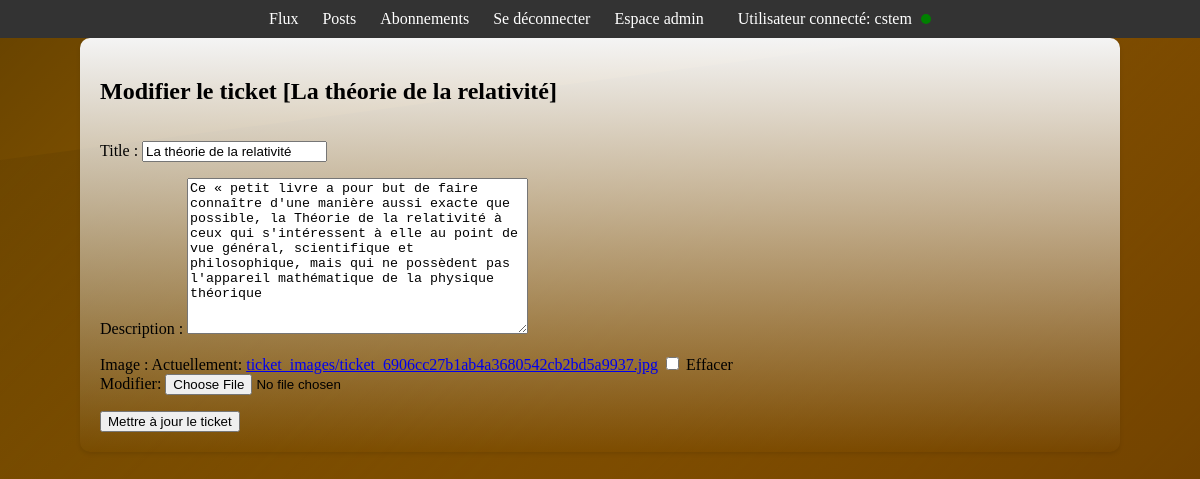
The app's page /ticket/1/update/ (signed in) with its own data.
### review/models.py (models this page shows, shortened)
class Ticket(models.Model):
    title = models.CharField(max_length=200)
    description = models.TextField()
    image = models.ImageField(upload_to='ticket_images/', blank=True, null=True)
    created_at = models.DateTimeField(auto_now_add=True)
    updated_at = models.DateTimeField(auto_now=True)
    creator = models.ForeignKey(settings.AUTH_USER_MODEL, on_delete=models.CASCADE)

### review/views.py (the view)
# urls.py: path('ticket/<int:pk>/update/', TicketUpdateView.as_view(), name='update_ticket'),
class TicketUpdateView(LoginRequiredMixin, UpdateView):
    model = Ticket
    template_name = 'review/update_ticket.html'
    form_class = TicketUpdateForm
    success_url = '/posts/'

### review/forms.py
class TicketUpdateForm(forms.ModelForm):
    class Meta:
        model = Ticket
        fields = ['title', 'description', 'image']

### review/templates/review/update_ticket.html (shortened to what this page needs)
{% extends 'skeleton.html' %}
{% block content %}
    <div class="post-block your-flux">
        <h2>Modifier le ticket [{{ ticket.title }}]</h2>
        <form method="post" enctype="multipart/form-data">
            {{ form.as_p }}
            <button type="submit">Mettre à jour le ticket</button>
        </form>
    </div>
{% endblock %}

### project/templates/skeleton.html (shortened to what this page needs)
<!DOCTYPE html>
<html>
{% load static %}
<head>
    <link rel="stylesheet" type="text/css" href="{% static 'skeleton/skeleton.css' %}">
    <link rel="stylesheet" href="https://cdnjs.cloudflare.com/ajax/libs/font-awesome/6.0.0-beta3/css/all.min.css"
 />
    <link rel="stylesheet" type="text/css" href="{% static 'flux/flux.css' %}">
    <link rel="stylesheet" type="text/css" href="{% static 'review/review.css' %}">
</head>
<body>
    <nav>
        <ul>
            <li><a href="{% url 'flux' %}">Flux</a></li>
            <li><a href="{% url 'posts' %}">Posts</a></li>
            <li><a href="{% url 'flux_utilisateurs' %}">Abonnements</a></li>
            {% if user.is_authenticated %}
                <li><a href="{% url 'logout' %}">Se déconnecter</a></li>
            {% endif %}
            {% if request.user.is_superuser %}
                <li><a href="{% url 'admin:index' %}" class="btn">Espace admin</a></li>
            {% endif %}
            {% if user.is_authenticated %}
                <li>
                    <span class="username connected">
                        Utilisateur connecté: {{ user.username }}
                    </span>
                </li>
            {% endif %}
        </ul>
    </nav>
    {% block content %}
    {% endblock content %}
</body>
</html>

### project/static/skeleton/skeleton.css (style rules this page uses)
body { position: relative; background: linear-gradient(135deg, #FFA500, #FF8C00, #FF6347, #FF4500); background-size: 400% 400%; animation: gradientAnimation 10s infinite, waveAnimation 2s infinite; margin: 0; padding: 0; min-height: 100vh; z-index: 1; }
body::before, body::after { content: ''; position: absolute; width: 100%; height: 100%; z-index: -1; }
body::before { top: 0; left: 0; background: linear-gradient(135deg, rgba(0, 0, 0, 0.6), rgba(0, 0, 0, 0)); clip-path: polygon(0 0, 100% 0, 100% 80%, 0 100%); }
body::after { bottom: 0; right: 0; background: linear-gradient(135deg, rgba(0, 0, 0, 0), rgba(0, 0, 0, 0.6)); clip-path: polygon(0 20%, 100% 0, 100% 100%, 0 100%); }
nav { background-color: #333; color: white; padding: 10px 0; }
nav ul { list-style-type: none; margin: 0; padding: 0; text-align: center; }
nav ul li { display: inline-block; margin: 0 10px; }
nav ul li a { text-decoration: none; color: white; }
.username { margin-left: 10px; }

### review/static/flux/flux.css (style rules this page uses)
.your-flux { background-color: #f4f4f4; }
.post-block { max-width: 100%; width: 1000px; margin: 0 auto; padding: 20px; background: linear-gradient(to bottom, #f4f4f4, rgba(244, 244, 244, 0)); border-radius: 10px; box-shadow: 0 2px 4px rgba(0, 0, 0, 0.1); display: flex; flex-direction: column; }
.connected::after { content: ""; display: inline-block; width: 10px; height: 10px; background-color: green; border-radius: 50%; margin-left: 5px; }
.post-block { max-width: 100%; width: 1000px; margin: 0 auto; padding: 20px; background: linear-gradient(to bottom, #f4f4f4, rgba(244, 244, 244, 0)); border-radius: 10px; box-shadow: 0 2px 4px rgba(0, 0, 0, 0.1); }

### review/static/review/review.css (style rules this page uses)
.connected::after { content: ""; display: inline-block; width: 10px; height: 10px; background-color: green; border-radius: 50%; margin-left: 5px; }
.post-block { max-width: 100%; width: 1000px; margin: 0 auto; padding: 20px; background: linear-gradient(to bottom, #f4f4f4, rgba(244, 244, 244, 0)); border-radius: 10px; box-shadow: 0 2px 4px rgba(0, 0, 0, 0.1); }

### records on screen
Ticket: title "La théorie de la relativité", description "Ce « petit livre a pour but de faire connaître d'une manière aussi exacte que possible, la Théorie de la relativité à ceux qui s'intéressent à elle au point de vue général, scientifique et philosophique, mais qui ne possèdent pas l'appareil mathématique de la physique théorique"

### other values on screen
{{ user.username }} "cstem"
